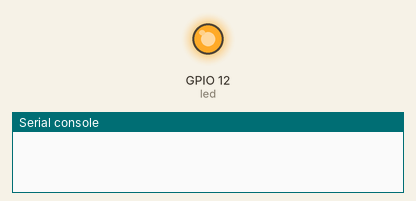
The program below on a simulated ESP32 board running MicroPython. Shown: output pins drawn as LEDs (lit = HIGH), the last lines printed to the serial console. Deep sleep restarts the program when it ends.

Above: at 0.5 s.
At 9.1 s:
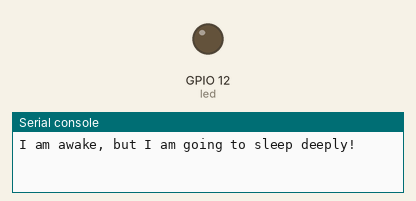
Timing chart, 0 to 22.5 s (numbered marks = the images above):
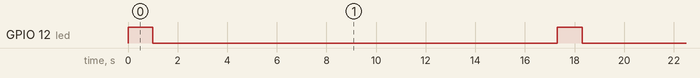

Measured:
- by itself, GPIO 12 (led): alternates HIGH for 1.0 s and LOW for 16.3 s

The program:

HB-MicroPython-18-Sleep32Timer.py
```python
'''
For more details, please follow the link below:
https://hamruyesh.com/product/micro-python-esp32-esp8266-programming-tutorial/

'''

import machine
from machine import Pin
from time import sleep

led = Pin(12, Pin.OUT)

led.value(1)
sleep(1)
led.value(0)
sleep(1)

sleep(5)

print("I am awake, but I am going to sleep deeply!")


machine.deepsleep(10000)
```
